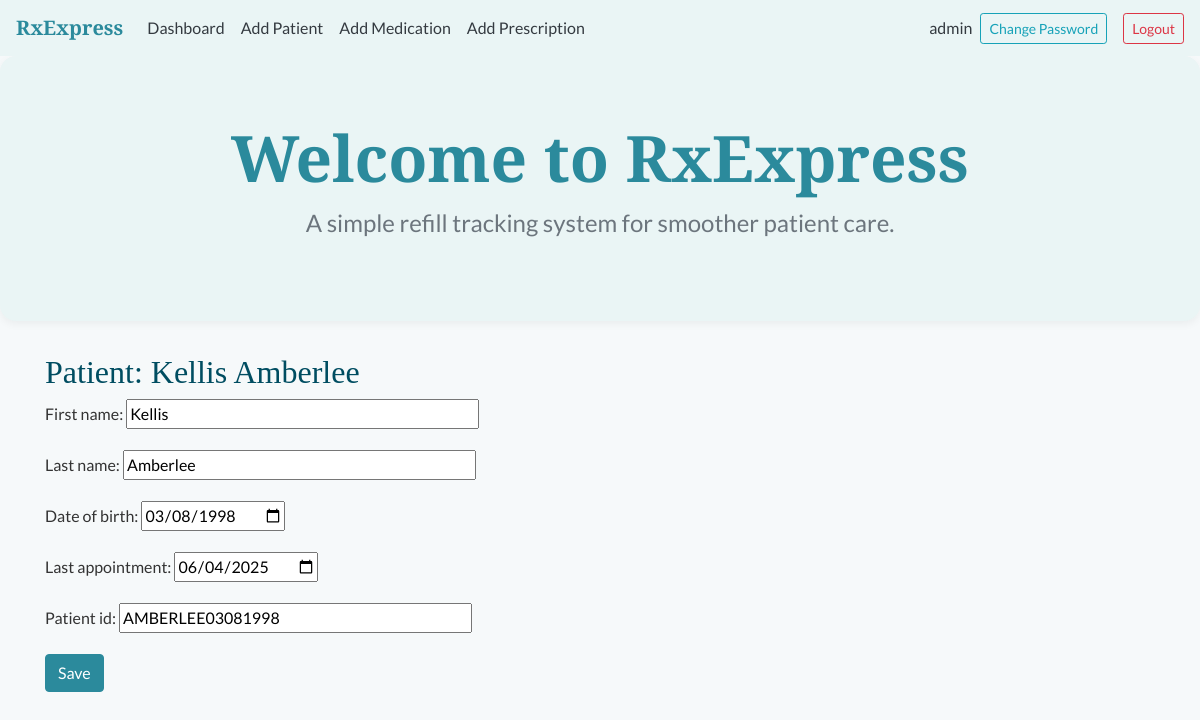
Page /patients/23/ (signed in) on the committed database.
### rxexpress/models.py (models this page shows, shortened)
class Patient(models.Model):
    patient_id = models.CharField(max_length=50, unique=True, null=True, blank=True)
    first_name = models.CharField(max_length=50)
    last_name = models.CharField(max_length=50)
    date_of_birth = models.DateField(null=True, blank=True)
    last_appointment = models.DateField(null=True, blank=True)
    last_fill_date = models.DateField(null=True, blank=True)

### rxexpress/views.py (the view)
# urls.py: path('patients/<int:pk>/', views.patient_detail_view, name='patient_detail'),
@login_required
def patient_detail_view(request, pk):
    patient = get_object_or_404(Patient, pk=pk)
    prescriptions = patient.prescriptions.select_related('medication')
    if request.method == 'POST':
        form = PatientForm(request.POST, instance=patient)
        if form.is_valid():
            form.save()
            return redirect('patient_detail', pk=patient.pk)
    else:
        form = PatientForm(instance=patient)
    return render(request, 'patient_detail.html', {'patient': patient, 'form': form, 'prescriptions': prescriptions})

### rxexpress/forms.py
class PatientForm(forms.ModelForm):
    class Meta:
        model = Patient
        fields = ['first_name', 'last_name', 'date_of_birth', 'last_appointment', 'patient_id']
        widgets = {
            'first_name': forms.TextInput(attrs={'placeholder': 'Enter first name', 'size': 40}),
            'last_name': forms.TextInput(attrs={'placeholder': 'Enter last name', 'size': 40}),
            'date_of_birth': forms.TextInput(attrs={'placeholder': 'MM/DD/YYYY', 'type': 'date'}),
            'last_appointment': forms.TextInput(attrs={'placeholder': 'MM/DD/YYYY', 'type': 'date'}),
            'patient_id': forms.TextInput(attrs={'placeholder': 'Last Name + DOB(MMDDYYYY)', 'size': 40})
        }

### rxexpress/templates/patient_detail.html (shortened to what this page needs)
{% extends "index.html" %}
{% block content %}
<div class="container mt-4">
  <h2>Patient: {{ patient.first_name }} {{ patient.last_name }}</h2>
  <form method="post">
    {{ form.as_p }}
    <button class="btn btn-primary" type="submit">Save</button>
  </form>
</div>
{% endblock %}

### rxexpress/templates/index.html (shortened to what this page needs)
<!DOCTYPE html>
<html lang="en">
<head>
    <link rel="stylesheet" href="https://cdn.jsdelivr.net/npm/bootstrap@4.6.2/dist/css/bootstrap.min.css">
</head>
<body>
    <nav class="navbar navbar-expand-lg navbar-light"
        style="background-color: var(--secondary); box-shadow: none !important;">
        <a class="navbar-brand font-weight-bold" href="/" style="color: var(--primary);">
            RxExpress
        </a>
        <div class="collapse navbar-collapse">
            <ul class="navbar-nav mr-auto">
                <li class="nav-item"><a class="nav-link text-dark" href="/dashboard/">Dashboard</a></li>
                <li class="nav-item"><a class="nav-link text-dark" href="/add-patient/">Add Patient</a></li>
                <li class="nav-item"><a class="nav-link text-dark" href="/add-medication/">Add Medication</a></li>
                <li class="nav-item"><a class="nav-link text-dark" href="/add-prescription/">Add Prescription</a></li>
            </ul>
            <ul class="navbar-nav ml-auto align-items-center">
                {% if user.is_authenticated %}
                <li class="nav-item">
                    <span class="nav-link text-dark">{{ user.username}}</span>
                </li>
                <li class="nav-item">
                    <a class="btn btn-outline-info btn-sm mr-2" href="{% url 'password_change' %}">
                        Change Password
                    </a>
                </li>
                <li class="nav-item">
                    <form method='post' action="{% url 'logout' %}" style="display: inline;">
                        <button type="submit" class="btn btn-outline-danger btn-sm ml-2">Logout</button>
                    </form>
                </li>
                {% endif %}
            </ul>
        </div>
    </nav>
    <div class="jumbotron full-width-jumbotron text-center"
        style="background-color: var(--secondary); border-radius: 1rem; box-shadow: 0 3px 8px rgba(0,0,0,0.05)">
        <h1 class="display-4" style="color: var(--primary);">Welcome to RxExpress</h1>
        <p class="lead text-muted">A simple refill tracking system for smoother patient care.</p>
    </div>
    {% block content %}{% endblock %}
</body>
</html>

### rxexpress/templates/index.html (style rules this page uses)
body { font-family: 'Lato', sans-serif; background-color: #f6f9fa; color: #333; }
h1, h2, h3, .navbar-brand { font-family: 'Merriweather', serif; color: #004d61; }
:root { --primary: #2b8a9c; --secondary: #eaf5f5; --accent: #88c9bf; --text-dark: #333; --text-muted: #6c757d; }
.btn-primary { background-color: var(--primary); border-color: var(--primary); }
.full-width-jumbotron h1 { font-size: 4rem; font-weight: 700; }
.full-width-jumbotron .lead { font-size: 1.5rem; font-weight: 400; }
.full-width-jumbotron p { font-size: 2.1rem; }

### rows in the picture
Patient: first_name "Kellis", last_name "Amberlee", date_of_birth "03/08/1998", last_appointment "06/04/2025", patient_id "AMBERLEE03081998"

### other values in the picture
{{ user.username }} "admin"
